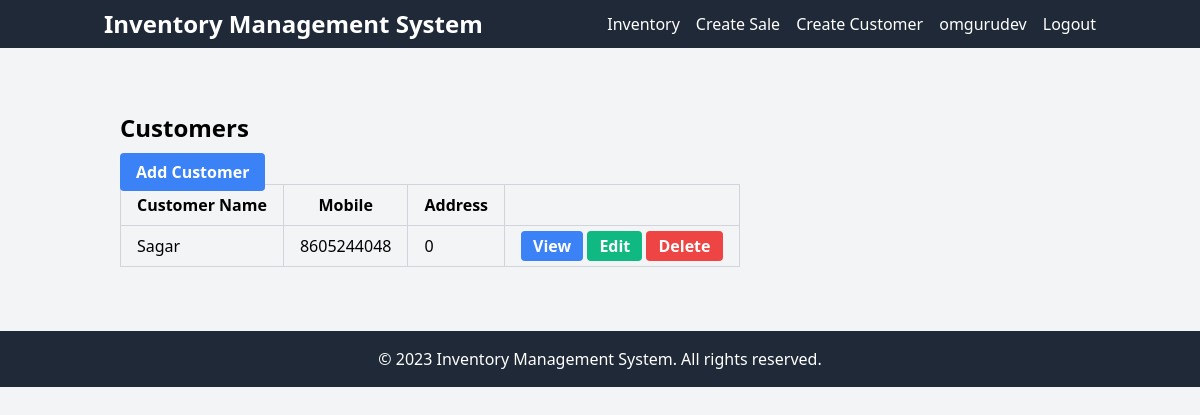
/customer/ (signed in), run on the app's committed database.
### main/models.py (models this page shows, shortened)
class Customer(models.Model):
    customer_name = models.CharField(max_length=50, blank=True, default=" ")
    customer_mobile = models.CharField(max_length=50, default="0")
    customer_address = models.TextField(default=" ")
    vendor = models.ForeignKey(settings.AUTH_USER_MODEL, on_delete=models.CASCADE, related_name='customers',default=1)
    class Meta:
        verbose_name_plural = '7. Customers'

### main/views.py (the view)
# urls.py: path('customer/', views.customer_list, name='customer_list'),
def customer_list(request):
    customers = Customer.objects.filter(vendor=request.user)
    return render(request, 'customer_list.html', {'customers': customers})

### templates/customer_list.html
{% extends 'base.html' %}
{% block content %}
<div class="container mx-auto px-4 py-8">
  <h2 class="text-2xl font-semibold mb-4">Customers</h2>
  <a href="{% url 'main:customer_create' %}" class="bg-blue-500 hover:bg-blue-600 text-white font-semibold py-2 px-4 rounded mb-3">Add Customer</a>
  <table class="border-collapse border border-gray-300">
    <thead>
      <tr>
        <th class="border border-gray-300 px-4 py-2">Customer Name</th>
        <th class="border border-gray-300 px-4 py-2">Mobile</th>
        <th class="border border-gray-300 px-4 py-2">Address</th>
        <th class="border border-gray-300 px-4 py-2"></th>
      </tr>
    </thead>
    <tbody>
      {% for customer in customers %}
        <tr>
          <td class="border border-gray-300 px-4 py-2">{{ customer.customer_name }}</td>
          <td class="border border-gray-300 px-4 py-2">{{ customer.customer_mobile }}</td>
          <td class="border border-gray-300 px-4 py-2">{{ customer.customer_address }}</td>
          <td class="border border-gray-300 px-4 py-2">
            <a href="{% url 'main:customer_detail' customer.id %}" class="bg-blue-500 hover:bg-blue-600 text-white font-semibold py-1 px-3 rounded">View</a>
            <a href="{% url 'main:customer_update' customer.id %}" class="bg-green-500 hover:bg-green-600 text-white font-semibold py-1 px-3 rounded">Edit</a>
            <a href="{% url 'main:customer_delete' customer.id %}" class="bg-red-500 hover:bg-red-600 text-white font-semibold py-1 px-3 rounded">Delete</a>
          </td>
        </tr>
      {% empty %}
        <tr>
          <td class="border border-gray-300 px-4 py-2" colspan="4">No customers found.</td>
        </tr>
      {% endfor %}
    </tbody>
  </table>
</div>
{% endblock %}

### templates/base.html (shortened to what this page needs)
<!DOCTYPE html>
<html lang="en">
<head>
    <link href="https://cdn.jsdelivr.net/npm/tailwindcss@2.2.15/dist/tailwind.min.css" rel="stylesheet">
</head>
<body class="bg-gray-100">
    <nav class="bg-gray-800 text-white">
        <div class="container mx-auto px-4 py-2 flex items-center justify-between">
            <a class="text-2xl font-bold" href="{% url 'main:home' %}">Inventory Management System</a>
            <ul class="flex space-x-4">
                {% if request.user.is_authenticated %}
                    {% if request.user.is_superuser %}
                        <li><a class="navbar-link" href="{% url 'main:vendor_list' %}">Vendors</a></li>
                        <li><a class="navbar-link" href="{% url 'main:product_list' %}">Products</a></li>
                        <li><a class="navbar-link" href="{% url 'main:purchase_list' %}">Purchases</a></li>
                        <li><a class="navbar-link" href="{% url 'main:customer_list' %}">Customers</a></li>
                        <li><a class="navbar-link" href="{% url 'main:sale_list' %}">Sales</a></li>
                        <li><a class="navbar-link" href="{% url 'main:inventory_list' %}">Inventory</a></li>
                    {% else %}
                            <li><a class="navbar-link" href="{% url 'main:inventory_list' %}">Inventory</a></li>
                            <li><a class="navbar-link" href="{% url 'main:sale_create' %}">Create Sale</a></li>
                            <li><a class="navbar-link" href="{% url 'main:customer_create' %}">Create Customer</a></li>
                    {% endif %}
                    <li><a class="navbar-link" href="">{{ request.user }}</a></li>
                    <li><a class="navbar-link" href="{% url 'main:logout' %}">Logout</a></li>
                {% else %}
                    <li><a class="navbar-link" href="{% url 'main:login' %}">Login</a></li>
                {% endif %}
            </ul>
        </div>
    </nav>
    <main class="container mx-auto my-8 px-4">
        {% block content %}
        {% endblock %}
    </main>
    <footer class="bg-gray-800 text-white py-4">
        <div class="container mx-auto px-4 text-center">
            &copy; 2023 Inventory Management System. All rights reserved.
        </div>
    </footer>
</body>
</html>

### data on the page
Customer: customer_name "Sagar", customer_mobile "8605244048", customer_address "0"

### other printed values
{{ request.user }} "omgurudev"
